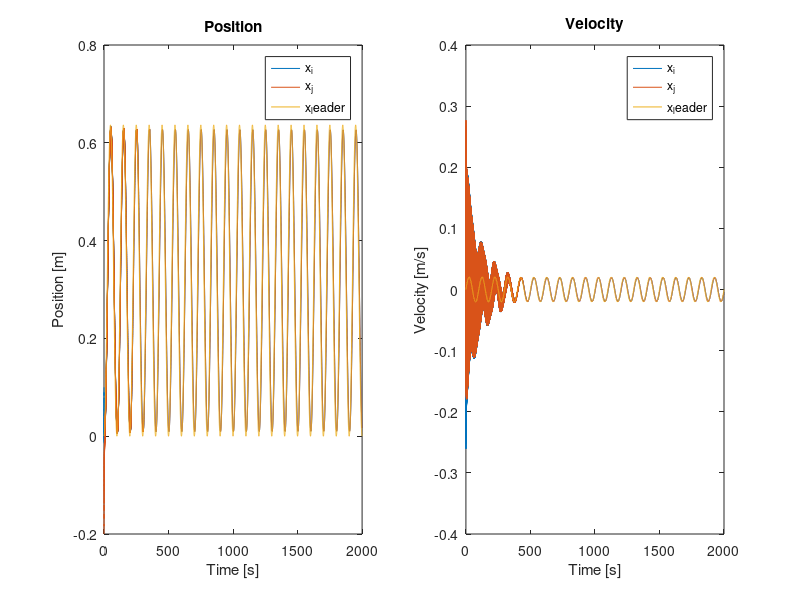
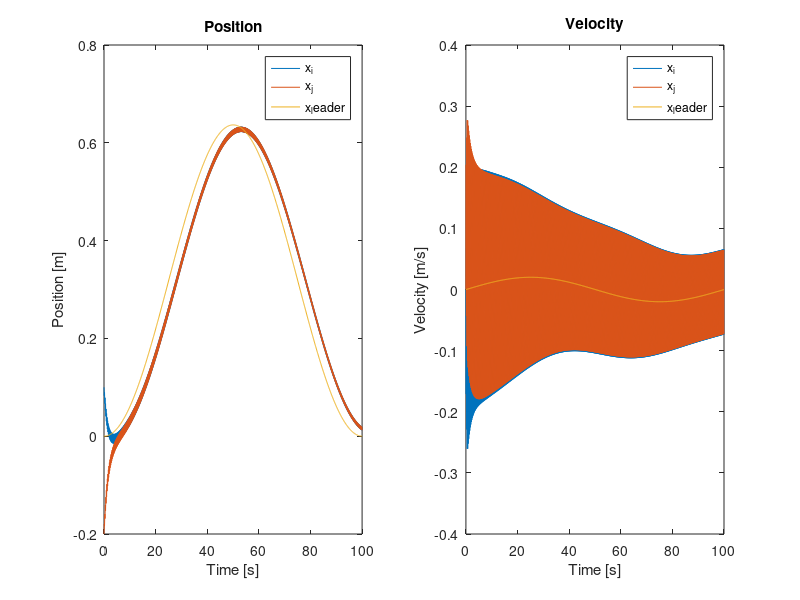

Reproduce these figures in MATLAB, in order.
% Plotting Simulation Data
close all 
clear all

load('Oscillator_Results_1619297991.7853346.mat')

figure
subplot(1,2,1)
plot(0:0.1:2000,x_i(1:20001,1))
hold on
plot(0:0.1:2000,x_j(1:20001,1))
hold on
plot(0:0.1:2000,x_leader(1:20001,1))
title('Position')
legend('x_i', 'x_j', 'x_leader')
ylabel('Position [m]')
xlabel('Time [s]')

subplot(1,2,2)
plot(0:0.1:2000,x_i(1:20001,2))
hold on
plot(0:0.1:2000,x_j(1:20001,2))
hold on
plot(0:0.1:2000,x_leader(1:20001,2))
title('Velocity')
legend('x_i', 'x_j', 'x_leader')
ylabel('Velocity [m/s]')
xlabel('Time [s]')

figure
subplot(1,2,1)
plot(0:0.1:100,x_i(1:1001,1))
hold on
plot(0:0.1:100,x_j(1:1001,1))
hold on
plot(0:0.1:100,x_leader(1:1001,1))
title('Position')
legend('x_i', 'x_j', 'x_leader')
ylabel('Position [m]')
xlabel('Time [s]')

subplot(1,2,2)
plot(0:0.1:100,x_i(1:1001,2))
hold on
plot(0:0.1:100,x_j(1:1001,2))
hold on
plot(0:0.1:100,x_leader(1:1001,2))
title('Velocity')
legend('x_i', 'x_j', 'x_leader')
ylabel('Velocity [m/s]')
xlabel('Time [s]')